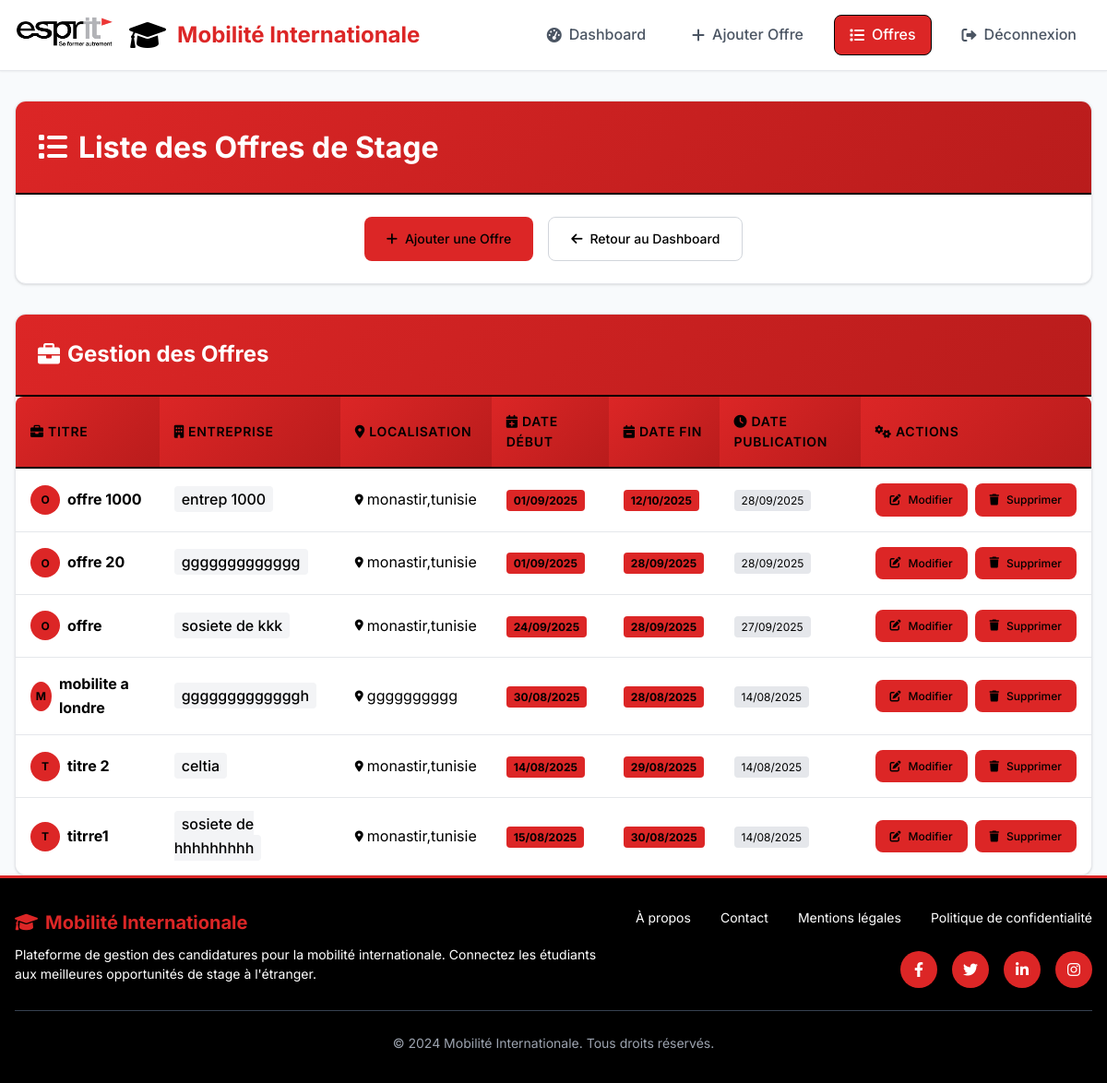
The app's page /liste-offres/ (signed in), older data.
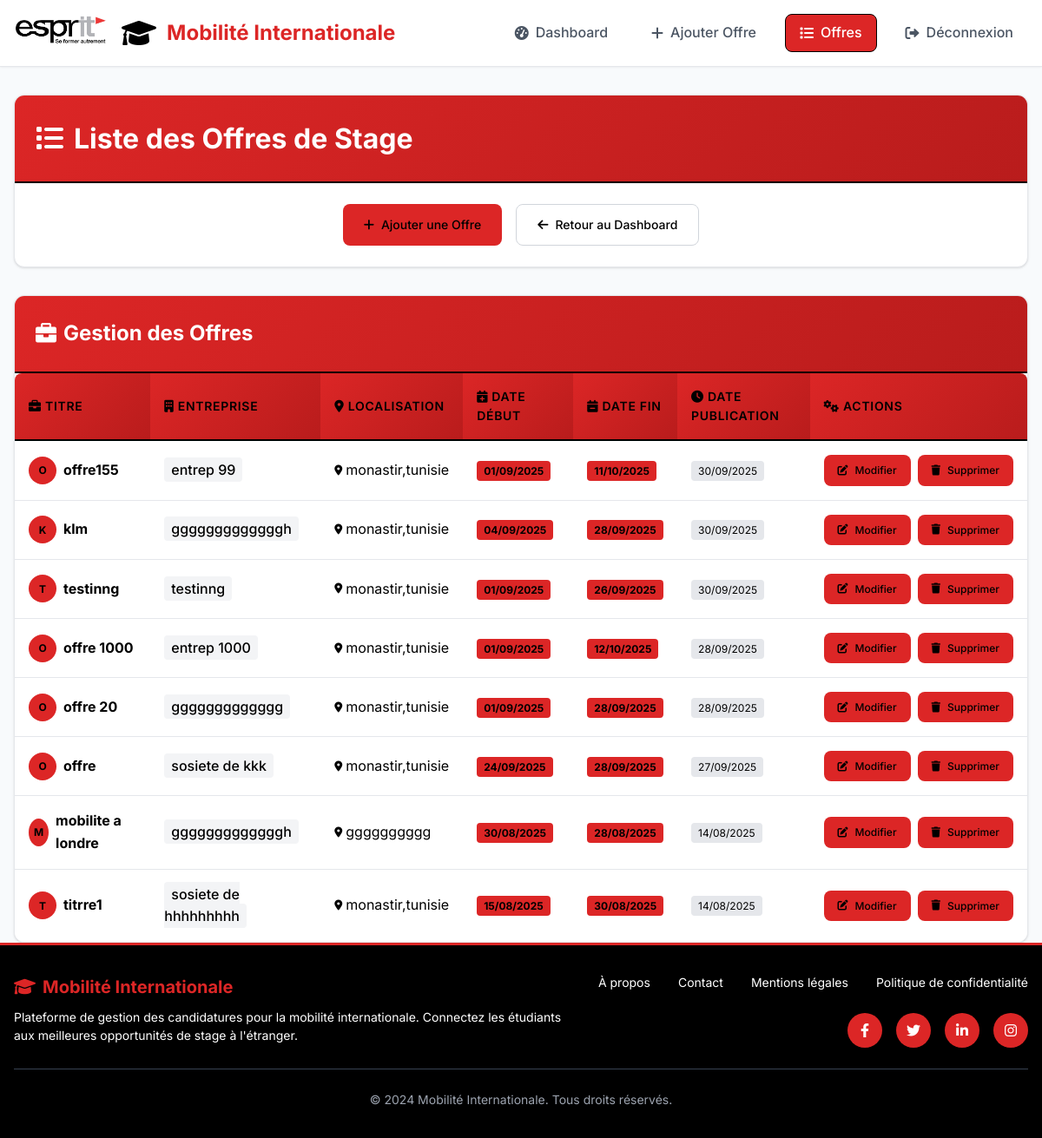
The same page, newer data.
### condidatures/models.py (models this page shows, shortened)
class OffreStage(models.Model):
    titre = models.CharField(max_length=200)
    description = models.TextField()
    entreprise = models.CharField(max_length=150)
    localisation = models.CharField(max_length=150)
    date_debut = models.DateField()
    date_fin = models.DateField()
    date_publication = models.DateTimeField(auto_now_add=True)

### condidatures/views.py (the view)
# urls.py: path('liste-offres/', views.liste_offres_stage, name='liste_offres'),
def liste_offres_stage(request):
    if not request.user.is_authenticated or not request.user.is_superuser:
        return redirect('admin_login')
    offres = OffreStage.objects.all().order_by('-date_publication')
    return render(request, 'condidatures/liste_offres.html', {'offres': offres})

### condidatures/templates/condidatures/liste_offres.html (shortened to what this page needs)
{% extends 'condidatures/base.html' %}
{% block content %}
<div class="container mt-8">
    <div class="card mb-8">
        <div class="card-header">
            <h1 style="margin: 0; display: flex; align-items: center; gap: 0.75rem;">
                <i class="fas fa-list" style="color: var(--primary-color);"></i>
                Liste des Offres de Stage
            </h1>
        </div>
        <div class="card-body">
            <div style="display: flex; gap: 1rem; justify-content: center; flex-wrap: wrap;">
                <a href="{% url 'ajouter_offre' %}" class="btn btn-primary">
                    <i class="fas fa-plus"></i>
                    Ajouter une Offre
                </a>
                <a href="{% url 'admin_dashboard' %}" class="btn btn-outline">
                    <i class="fas fa-arrow-left"></i>
                    Retour au Dashboard
                </a>
            </div>
        </div>
    </div>
    <div class="card">
        <div class="card-header">
            <h2 style="margin: 0; display: flex; align-items: center; gap: 0.5rem;">
                <i class="fas fa-briefcase" style="color: var(--success-color);"></i>
                Gestion des Offres
            </h2>
        </div>
        <div class="card-body" style="padding: 0;">
            {% if offres %}
                <div style="overflow-x: auto;">
                    <table class="table">
                        <thead>
                            <tr>
                                <th><i class="fas fa-briefcase"></i> Titre</th>
                                <th><i class="fas fa-building"></i> Entreprise</th>
                                <th><i class="fas fa-map-marker-alt"></i> Localisation</th>
                                <th><i class="fas fa-calendar-plus"></i> Date Début</th>
                                <th><i class="fas fa-calendar-minus"></i> Date Fin</th>
                                <th><i class="fas fa-clock"></i> Date Publication</th>
                                <th><i class="fas fa-cogs"></i> Actions</th>
                            </tr>
                        </thead>
                        <tbody>
                            {% for offre in offres %}
                            <tr>
                                <td>
                                    <div style="display: flex; align-items: center; gap: 0.5rem;">
                                        <div style="width: 32px; height: 32px; background: var(--primary-color); border-radius: 50%; display: flex; align-items: center; justify-content: center; color: white; font-weight: bold; font-size: 0.75rem;">
                                            {{ offre.titre|first|upper }}
                                        </div>
                                        <strong>{{ offre.titre }}</strong>
                                    </div>
                                </td>
                                <td>
                                    <span style="background: var(--gray-100); padding: 0.25rem 0.5rem; border-radius: 0.25rem; font-weight: 500;">{{ offre.entreprise }}</span>
                                </td>
                                <td>
                                    <div style="display: flex; align-items: center; gap: 0.25rem;">
                                        <i class="fas fa-map-marker-alt" style="color: var(--warning-color); font-size: 0.75rem;"></i>
                                        {{ offre.localisation }}
                                    </div>
                                </td>
                                <td>
                                    <span style="background: var(--success-color); color: white; padding: 0.25rem 0.5rem; border-radius: 0.25rem; font-size: 0.75rem; font-weight: bold;">
                                        {{ offre.date_debut|date:"d/m/Y" }}
                                    </span>
                                </td>
                                <td>
                                    <span style="background: var(--danger-color); color: white; padding: 0.25rem 0.5rem; border-radius: 0.25rem; font-size: 0.75rem; font-weight: bold;">
                                        {{ offre.date_fin|date:"d/m/Y" }}
                                    </span>
                                </td>
                                <td>
                                    <span style="background: var(--gray-200); padding: 0.25rem 0.5rem; border-radius: 0.25rem; font-size: 0.75rem;">
                                        {{ offre.date_publication|date:"d/m/Y" }}
                                    </span>
                                </td>
                                <td>
                                    <div style="display: flex; gap: 0.5rem;">
                                        <a href="{% url 'update_offre' offre.id %}" class="btn btn-warning" style="padding: 0.5rem 1rem; font-size: 0.75rem;">
                                            <i class="fas fa-edit"></i> Modifier
                                        </a>
                                        <a href="{% url 'delete_offre' offre.id %}" class="btn btn-danger" style="padding: 0.5rem 1rem; font-size: 0.75rem;">
                                            <i class="fas fa-trash"></i> Supprimer
                                        </a>
                                    </div>
                                </td>
                            </tr>
                            {% endfor %}
                        </tbody>
                    </table>
                </div>
            {% endif %}
        </div>
    </div>
</div>
{% endblock %}

### condidatures/templates/condidatures/base.html (shortened to what this page needs)
<!DOCTYPE html>
<html lang="fr">
<head>
    <link href="https://cdnjs.cloudflare.com/ajax/libs/font-awesome/6.0.0/css/all.min.css" rel="stylesheet">
    {% load static %}
    <link href="{% static 'css/custom.css' %}" rel="stylesheet">
</head>
<body>
    <header class="header">
        <div class="container">
            <div class="header-content">
                <div style="display: flex; align-items: center; gap: 1rem;">
                    <img src="{% static 'images/esprit-logo.png.jpg' %}" alt="Esprit Logo" style="height: 40px; width: auto; max-width: 120px;">
                    <a  class="logo">
                        <i class="fas fa-graduation-cap"></i>
                        Mobilité Internationale
                    </a>
                </div>
                <nav class="nav">
                    {% if user.is_authenticated %}
                        {% if user.is_staff %}
                            <a href="{% url 'admin_dashboard' %}" class="nav-link {% if request.resolver_match.url_name == 'admin_dashboard' %}active{% endif %}">
                                <i class="fas fa-tachometer-alt"></i>
                                Dashboard
                            </a>
                            <a href="{% url 'ajouter_offre' %}" class="nav-link {% if request.resolver_match.url_name == 'ajouter_offre' %}active{% endif %}">
                                <i class="fas fa-plus"></i>
                                Ajouter Offre
                            </a>
                            <a href="{% url 'liste_offres' %}" class="nav-link {% if request.resolver_match.url_name == 'liste_offres' %}active{% endif %}">
                                <i class="fas fa-list"></i>
                                Offres
                            </a>
                        {% endif %}
                        <a href="{% url 'logout' %}" class="nav-link">
                            <i class="fas fa-sign-out-alt"></i>
                            Déconnexion
                        </a>
                    {% endif %}
                </nav>
            </div>
        </div>
    </header>
    <main>
        {% block content %}{% endblock %}
    </main>
    <footer class="footer" style="background-color: #000000 !important; color: #ffffff !important;">
        <div class="container" style="color: #ffffff !important;">
            <div class="footer-content" style="color: #ffffff !important;">
                <div class="footer-left" style="color: #ffffff !important;">
                    <div class="footer-logo" style="color: #dc2626 !important;">
                        <i class="fas fa-graduation-cap" style="color: #dc2626 !important;"></i>
                        <span style="color: #dc2626 !important;">Mobilité Internationale</span>
                    </div>
                    <p class="footer-description" style="color: #ffffff !important;">
                        Plateforme de gestion des candidatures pour la mobilité internationale.
                        Connectez les étudiants aux meilleures opportunités de stage à l'étranger.
                    </p>
                </div>
                <div class="footer-right" style="color: #ffffff !important;">
                    <div class="footer-links" style="color: #ffffff !important;">
                        <a href="#" class="footer-link" style="color: #ffffff !important;">À propos</a>
                        <a href="#" class="footer-link" style="color: #ffffff !important;">Contact</a>
                        <a href="#" class="footer-link" style="color: #ffffff !important;">Mentions légales</a>
                        <a href="#" class="footer-link" style="color: #ffffff !important;">Politique de confidentialité</a>
                    </div>
                    <div class="footer-social" style="color: #ffffff !important;">
                        <a href="#" class="social-link" title="Facebook" style="background-color: #dc2626 !important; color: #ffffff !important;">
                            <i class="fab fa-facebook-f" style="color: #ffffff !important;"></i>
                        </a>
                        <a href="#" class="social-link" title="Twitter" style="background-color: #dc2626 !important; color: #ffffff !important;">
                            <i class="fab fa-twitter" style="color: #ffffff !important;"></i>
                        </a>
                        <a href="#" class="social-link" title="LinkedIn" style="background-color: #dc2626 !important; color: #ffffff !important;">
                            <i class="fab fa-linkedin-in" style="color: #ffffff !important;"></i>
                        </a>
                        <a href="#" class="social-link" title="Instagram" style="background-color: #dc2626 !important; color: #ffffff !important;">
                            <i class="fab fa-instagram" style="color: #ffffff !important;"></i>
                        </a>
                    </div>
                </div>
            </div>
            <div class="footer-bottom" style="color: #ffffff !important;">
                <p class="footer-copyright" style="color: #9ca3af !important;">
                    &copy; 2024 Mobilité Internationale. Tous droits réservés.
                </p>
            </div>
        </div>
    </footer>
</body>
</html>

Row changes from the older to the newer data that the page shows:
removed OffreStage: titre|first "T", titre "titre 2", entreprise "celtia", localisation "monastir,tunisie", date_debut "14/08/2025", date_fin "29/08/2025", date_publication "14/08/2025"
added OffreStage: titre|first "O", titre "offre155", entreprise "entrep 99", localisation "monastir,tunisie", date_debut "01/09/2025", date_fin "11/10/2025", date_publication "30/09/2025"
added OffreStage: titre|first "K", titre "klm", entreprise "gggggggggggggh", localisation "monastir,tunisie", date_debut "04/09/2025", date_fin "28/09/2025", date_publication "30/09/2025"
added OffreStage: titre|first "T", titre "testinng", entreprise "testinng", localisation "monastir,tunisie", date_debut "01/09/2025", date_fin "26/09/2025", date_publication "30/09/2025"
